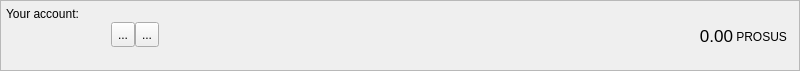
<?xml version="1.0" encoding="UTF-8"?>
<ui version="4.0">
 <class>AccountFrame</class>
 <widget class="QFrame" name="AccountFrame">
  <property name="geometry">
   <rect>
    <x>0</x>
    <y>0</y>
    <width>800</width>
    <height>71</height>
   </rect>
  </property>
  <property name="minimumSize">
   <size>
    <width>0</width>
    <height>70</height>
   </size>
  </property>
  <property name="maximumSize">
   <size>
    <width>16777215</width>
    <height>71</height>
   </size>
  </property>
  <property name="windowTitle">
   <string>Frame</string>
  </property>
  <property name="frameShape">
   <enum>QFrame::StyledPanel</enum>
  </property>
  <property name="frameShadow">
   <enum>QFrame::Plain</enum>
  </property>
  <layout class="QHBoxLayout" name="horizontalLayout_3">
   <property name="spacing">
    <number>0</number>
   </property>
   <property name="leftMargin">
    <number>5</number>
   </property>
   <property name="topMargin">
    <number>0</number>
   </property>
   <property name="rightMargin">
    <number>5</number>
   </property>
   <property name="bottomMargin">
    <number>0</number>
   </property>
   <item>
    <layout class="QVBoxLayout" name="verticalLayout_3">
     <property name="spacing">
      <number>1</number>
     </property>
     <property name="leftMargin">
      <number>0</number>
     </property>
     <property name="rightMargin">
      <number>0</number>
     </property>
     <item>
      <widget class="QLabel" name="label">
       <property name="minimumSize">
        <size>
         <width>0</width>
         <height>20</height>
        </size>
       </property>
       <property name="maximumSize">
        <size>
         <width>16777215</width>
         <height>20</height>
        </size>
       </property>
       <property name="text">
        <string>Your account:</string>
       </property>
       <property name="alignment">
        <set>Qt::AlignBottom|Qt::AlignLeading|Qt::AlignLeft</set>
       </property>
       <property name="margin">
        <number>0</number>
       </property>
       <property name="indent">
        <number>0</number>
       </property>
      </widget>
     </item>
     <item>
      <layout class="QHBoxLayout" name="horizontalLayout">
       <property name="spacing">
        <number>0</number>
       </property>
       <property name="bottomMargin">
        <number>0</number>
       </property>
       <item>
        <widget class="QLabel" name="m_addressLabel">
         <property name="sizePolicy">
          <sizepolicy hsizetype="Minimum" vsizetype="Preferred">
           <horstretch>0</horstretch>
           <verstretch>0</verstretch>
          </sizepolicy>
         </property>
         <property name="minimumSize">
          <size>
           <width>100</width>
           <height>22</height>
          </size>
         </property>
         <property name="maximumSize">
          <size>
           <width>16777215</width>
           <height>22</height>
          </size>
         </property>
         <property name="baseSize">
          <size>
           <width>0</width>
           <height>22</height>
          </size>
         </property>
         <property name="cursor">
          <cursorShape>IBeamCursor</cursorShape>
         </property>
         <property name="toolTip">
          <string>Your receiving address</string>
         </property>
         <property name="whatsThis">
          <string>This is your account address</string>
         </property>
         <property name="text">
          <string/>
         </property>
         <property name="alignment">
          <set>Qt::AlignBottom|Qt::AlignLeading|Qt::AlignLeft</set>
         </property>
         <property name="textInteractionFlags">
          <set>Qt::TextSelectableByKeyboard|Qt::TextSelectableByMouse</set>
         </property>
        </widget>
       </item>
       <item>
        <spacer name="horizontalSpacer_2">
         <property name="orientation">
          <enum>Qt::Horizontal</enum>
         </property>
         <property name="sizeType">
          <enum>QSizePolicy::Fixed</enum>
         </property>
         <property name="sizeHint" stdset="0">
          <size>
           <width>5</width>
           <height>25</height>
          </size>
         </property>
        </spacer>
       </item>
       <item>
        <widget class="QToolButton" name="m_copyButton">
         <property name="minimumSize">
          <size>
           <width>0</width>
           <height>25</height>
          </size>
         </property>
         <property name="toolTip">
          <string>Copy address</string>
         </property>
         <property name="statusTip">
          <string/>
         </property>
         <property name="whatsThis">
          <string/>
         </property>
         <property name="text">
          <string>...</string>
         </property>
         <property name="icon">
          <iconset resource="../../resources.qrc">
           <normaloff>:/icons/copy</normaloff>:/icons/copy</iconset>
         </property>
        </widget>
       </item>
       <item>
        <widget class="QToolButton" name="m_qrButton">
         <property name="minimumSize">
          <size>
           <width>0</width>
           <height>25</height>
          </size>
         </property>
         <property name="toolTip">
          <string>Show QR code</string>
         </property>
         <property name="statusTip">
          <string/>
         </property>
         <property name="text">
          <string>...</string>
         </property>
         <property name="icon">
          <iconset resource="../../resources.qrc">
           <normaloff>:/icons/qrcode</normaloff>:/icons/qrcode</iconset>
         </property>
        </widget>
       </item>
       <item>
        <spacer name="horizontalSpacer">
         <property name="orientation">
          <enum>Qt::Horizontal</enum>
         </property>
         <property name="sizeHint" stdset="0">
          <size>
           <width>0</width>
           <height>25</height>
          </size>
         </property>
        </spacer>
       </item>
       <item>
        <widget class="QLabel" name="totalBalance">
         <property name="sizePolicy">
          <sizepolicy hsizetype="Preferred" vsizetype="Preferred">
           <horstretch>0</horstretch>
           <verstretch>0</verstretch>
          </sizepolicy>
         </property>
         <property name="maximumSize">
          <size>
           <width>16777215</width>
           <height>24</height>
          </size>
         </property>
         <property name="font">
          <font>
           <pointsize>13</pointsize>
           <weight>50</weight>
           <bold>false</bold>
          </font>
         </property>
         <property name="toolTip">
          <string>Total balance</string>
         </property>
         <property name="statusTip">
          <string>Total balance</string>
         </property>
         <property name="text">
          <string>0.00</string>
         </property>
         <property name="alignment">
          <set>Qt::AlignBottom|Qt::AlignRight|Qt::AlignTrailing</set>
         </property>
         <property name="margin">
          <number>0</number>
         </property>
         <property name="textInteractionFlags">
          <set>Qt::TextSelectableByMouse</set>
         </property>
        </widget>
       </item>
       <item>
        <widget class="QLabel" name="label_2">
         <property name="sizePolicy">
          <sizepolicy hsizetype="Preferred" vsizetype="Fixed">
           <horstretch>0</horstretch>
           <verstretch>0</verstretch>
          </sizepolicy>
         </property>
         <property name="minimumSize">
          <size>
           <width>30</width>
           <height>20</height>
          </size>
         </property>
         <property name="maximumSize">
          <size>
           <width>16777215</width>
           <height>20</height>
          </size>
         </property>
         <property name="baseSize">
          <size>
           <width>-1</width>
           <height>20</height>
          </size>
         </property>
         <property name="text">
          <string> PROSUS  </string>
         </property>
         <property name="alignment">
          <set>Qt::AlignBottom|Qt::AlignLeading|Qt::AlignLeft</set>
         </property>
         <property name="margin">
          <number>0</number>
         </property>
        </widget>
       </item>
      </layout>
     </item>
     <item>
      <widget class="QLabel" name="addressStatusLabel">
       <property name="minimumSize">
        <size>
         <width>0</width>
         <height>20</height>
        </size>
       </property>
       <property name="maximumSize">
        <size>
         <width>16777215</width>
         <height>20</height>
        </size>
       </property>
       <property name="text">
        <string/>
       </property>
       <property name="alignment">
        <set>Qt::AlignLeading|Qt::AlignLeft|Qt::AlignTop</set>
       </property>
       <property name="margin">
        <number>0</number>
       </property>
       <property name="indent">
        <number>0</number>
       </property>
      </widget>
     </item>
    </layout>
   </item>
  </layout>
 </widget>
 <resources>
  <include location="../../resources.qrc"/>
 </resources>
 <connections>
  <connection>
   <sender>m_copyButton</sender>
   <signal>clicked()</signal>
   <receiver>AccountFrame</receiver>
   <slot>copyAddress()</slot>
   <hints>
    <hint type="sourcelabel">
     <x>818</x>
     <y>26</y>
    </hint>
    <hint type="destinationlabel">
     <x>422</x>
     <y>295</y>
    </hint>
   </hints>
  </connection>
  <connection>
   <sender>m_qrButton</sender>
   <signal>clicked()</signal>
   <receiver>AccountFrame</receiver>
   <slot>showQR()</slot>
   <hints>
    <hint type="sourcelabel">
     <x>802</x>
     <y>34</y>
    </hint>
    <hint type="destinationlabel">
     <x>494</x>
     <y>35</y>
    </hint>
   </hints>
  </connection>
 </connections>
 <slots>
  <slot>copyAddress()</slot>
 </slots>
</ui>
